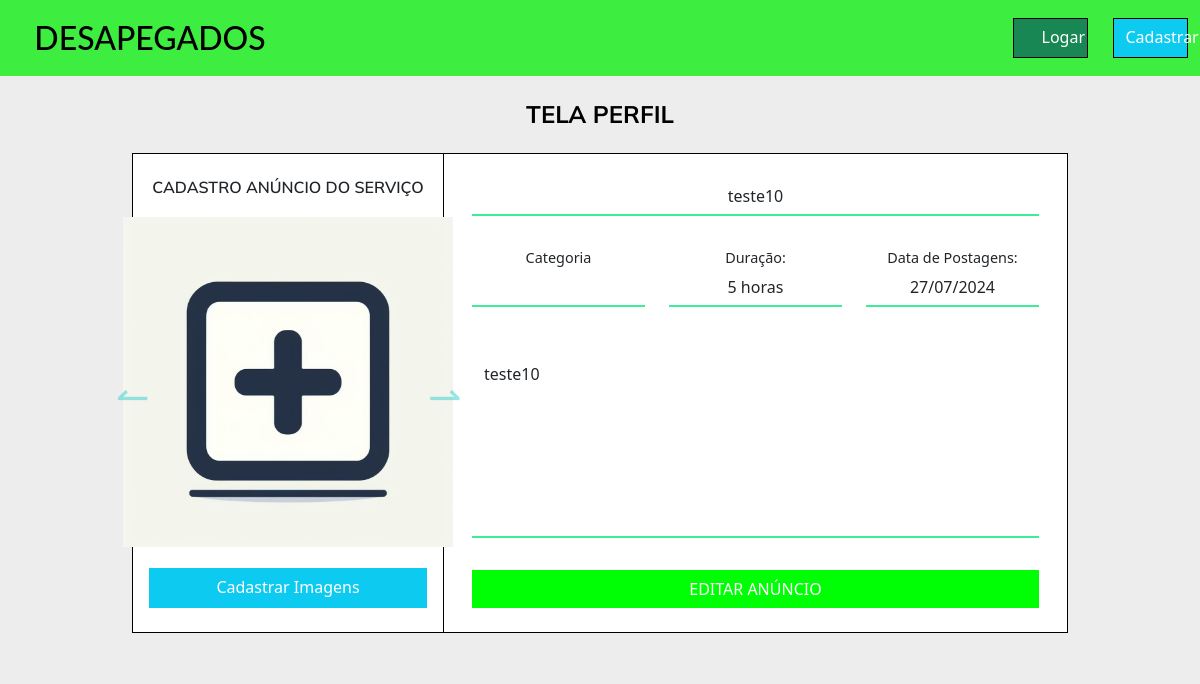
The app's page /pages/editarAnuncioServico.php?id_servico=21 with its own data.
### tables this page shows
CREATE TABLE `servicos` (
  `id_servico` int(10) UNSIGNED ZEROFILL NOT NULL COMMENT 'id do serviço',
  `nome_servico` varchar(255) DEFAULT NULL COMMENT 'nome do serviço',
  `descri_servico` text DEFAULT NULL COMMENT 'descrição do serviço',
  `fotos_servico` varchar(255) DEFAULT NULL COMMENT 'fotos do serviço',
  `id_categoria_servico` int(10) UNSIGNED DEFAULT NULL COMMENT 'id da categoria do servico',
  `duracao_servico` tinyint(3) DEFAULT NULL COMMENT 'duração do serviço',
  `data_postagem` date DEFAULT NULL COMMENT 'data da postagem do servico',
  `id_usuario` int(11) UNSIGNED ZEROFILL DEFAULT NULL
);

### config/consultasGerais.php (called while the page is built, shortened)
<?php
function carregarAnuncioServico($conn, $id_servico, $exibir_anunciante){
    $stmt = $conn->stmt_init();
    if($exibir_anunciante == true){
        $stmt = $conn->prepare("SELECT * FROM servicos sev INNER JOIN usuarios usu ON sev.id_usuario = usu.id_usuario WHERE sev.id_servico = ?");
    }else{
        $stmt = $conn->prepare("SELECT * FROM servicos WHERE id_servico = ?");
    }
    $stmt->bind_param("s", $id_servico);
    $stmt->execute();
    $result = $stmt->get_result();
    if ($result->num_rows > 0) {
        $row = $result->fetch_assoc();
        return $row;
    } else {
        return null;
    }
}
?>

### pages/editarAnuncioServico.php (the view, shortened to what this page needs)
<?php
require '../config/conexao.php';
require '../config/consultasGerais.php';
if(isset($_GET['id_servico'])){
  $dadosAnuncio = carregarAnuncioServico($conn, $_GET['id_servico'], false);
}
?>
<!doctype html>
<html lang="PT-BR">
  <head>
    <link href="https://cdn.jsdelivr.net/npm/bootstrap@5.3.3/dist/css/bootstrap.min.css" rel="stylesheet">
    <link rel="stylesheet" href="https://cdnjs.cloudflare.com/ajax/libs/font-awesome/4.7.0/css/font-awesome.min.css">
    <link rel="stylesheet" href="https://cdn.jsdelivr.net/npm/bootstrap-icons@1.11.3/font/bootstrap-icons.min.css">
    <link rel="stylesheet" href="../assets/styles/cadastrarAnuncioServico.css">
    <link rel="stylesheet" href="../assets/styles/headerLogado.css">
    <link rel="stylesheet" href="../assets/styles/headerDeslogado.css">
  </head>
  <body>
    <header>
      <?php
        if(isset($_SESSION['id_usuario']) && $_SESSION['id_usuario'] != ""){
          include_once '../components/headerLogado.php';
        }else{
          include_once '../components/headerDeslogado.php';
        }
      ?>
    </header>
    <section class="section m-0 p-4 d-flex justify-content-center align-items-center col-sm-12 d-flex flex-column">
      <div class="tituloPerfil d-flex justify-content-center col-sm-12">
        <h4>TELA PERFIL</h4>
      </div>
      <div class="container col-sm-10 mt-3 d-flex" style="height: 480px">
        <form id="formEditarAnuncio" class="d-flex col-12">
          <div class="containerEsquerda col-4 h-100 d-flex flex-column justify-content-between align-items-center ps-3 pe-3 p-4">
              <div class="tituloAnuncio col-12">
                  <h5 class="m-0 text-center">CADASTRO ANÚNCIO DO SERVIÇO</h5>
              </div>
              <div class="divPreviewImagens" style="width: 367px !important">
                <div id="carouselExample" class="carousel slide">
                  <div class="carousel-inner">
                    <div class="carousel-item active d-flex justify-content-center align-items-center">
                      <img src="../assets/imagens_padrao/addImage.jpg" height="330px">
                    </div>
                  </div>
                  <button class="carousel-control-prev" type="button" data-bs-target="#carouselExample" data-bs-slide="prev">
                    <span class="carousel-control-prev-icon" aria-hidden="true"></span>
                  </button>
                  <button class="carousel-control-next" type="button" data-bs-target="#carouselExample" data-bs-slide="next">
                    <span class="carousel-control-next-icon" aria-hidden="true"></span>
                  </button>
                </div>
              </div>
              <div class="divCadastrarImagens col-12">
                  <label for="iImagens" class="btn btn-info  editarPerfil w-100 text-white text-center pb-2 rounded-0">Cadastrar Imagens</label>
              </div>
          </div>
          <div class="containerDireita col-8 d-flex flex-column h-100 justify-content-between align-items-center ps-3 pe-3 p-4">
            <div class="row col-12">
              <div class="tituloAnuncio d-flex justify-content-center align-items-center col-12">
                <input type="text" class="form-control text-center" id="iNomeAnuncioServico" name="nNomeAnuncioServico" placeholder="Titulo do Anúncio..." value="<?php echo $dadosAnuncio['nome_servico']?>">
              </div>
            </div>
            <div class="row col-12 d-flex justify-content-between">
              <div class="categoriasServico d-flex flex-column justify-content-center align-items-center col-4">
                <label for="iCategoriaServico" >Categoria</label>
                <select type="text" class="form-control text-center disabledBackground" id="iCategoriaServico" name="nCategoriaServico">
                </select>
              </div>
              <div class="duracao d-flex flex-column justify-content-center align-items-center col-4">
                <label for="duracao">Duração:</label>
                <input type="text" class="form-control text-center" id="iDuracaoServico" name="nDuracaoServico" value="<?php echo strval($dadosAnuncio['duracao_servico']).' horas'?>">
              </div>
              <div class="postagem d-flex flex-column justify-content-center align-items-center col-4">
                <label for="postagem">Data de Postagens:</label>
                <input type="text" class="form-control text-center bg-transparent" id="iDataPostagemServico" name="nDataPostagemServico" value="<?php echo date('d/m/Y', strtotime($dadosAnuncio['data_postagem']))?>" disabled>
              </div>
            </div>
            <div class="row col-12">
              <div class="form-floating d-flex flex-column justify-content-center align-items-center col-12">
                <textarea class="form-control textarea" name="nDescricaoAnuncioServico" id="iDescricaoAnuncioServico" ><?php echo $dadosAnuncio['descri_servico'] ?></textarea>
              </div>
            </div>
            <div class="row col-12">
              <div class="form-floating d-flex justify-content-center align-items-center col-12">
                <button class="btn  col-12 rounded-0 cadastrarAnuncio"><p class="fs-9 m-0 text-white">EDITAR ANÚNCIO</p></button>
              </div>
            </div>
          </div>
        </form>
      </div>
    </section>
  </body>
</html>

### assets/styles/cadastrarAnuncioServico.css (style rules this page uses)
html { max-width: 1872px; height: 100%; }
body { height: 100%; width: 100%; background-color: rgb(237, 237, 237); }
h4 { color: rgb(0, 0, 0); font-family: 'Mulish', sans-serif; font-weight: 700; }
.section { background-color: rgb(237, 237, 237); }
.section .container .containerEsquerda { background-color: #FFFFFF; border-style: solid; border-bottom-width: 1px; border-bottom-color: black; border-left-width: 1px; border-left-color: black; border-top-width: 1px; border-top-color: black; border-right-width: 1px; border-right-color: black; }
.carousel-control-prev-icon, .carousel-control-next-icon { background-image: none; }
.carousel-control-next-icon:after { content: "\21C0"; font-size: 40px; color: #30cfcc; }
.carousel-control-prev-icon:after { content: "\21BC"; font-size: 40px; color: #30cfcc; }
.section .container .containerDireita { background-color: #FFFFFF; border-style: solid; border-bottom-width: 1px; border-bottom-color: black; border-right-width: 1px; border-right-color: black; border-top-width: 1px; border-top-color: black; border-left: none; }
.section .container .containerDireita label { font-size: 0.9em; }
.section .container .containerDireita .form-control { border-bottom: #3DED97; border-top: none; border-left: none; border-right: none; border-bottom-style: solid; border-bottom-width: 2px; border-radius: 0; }
.section .container .containerDireita .textarea { resize: none !important; height: 200px !important; }
.section .container .containerDireita .cadastrarAnuncio { background-color: #00ff04 !important; }

### assets/styles/headerLogado.css (style rules this page uses)
* { margin: 0; padding: 0; box-sizing: border-box; }
h5 { margin: 0; font-size: 16px; font-family: Arial, Helvetica, sans-serif; font-weight: 600; font-family: 'Mulish', sans-serif; }

### assets/styles/headerDeslogado.css (style rules this page uses)
* { margin: 0; padding: 0; box-sizing: border-box; }
h5 { margin: 0; font-size: 16px; font-family: Arial, Helvetica, sans-serif; font-weight: 600; font-family: 'Mulish', sans-serif; }

### records on screen
servicos: nNomeAnuncioServico "teste10", nDuracaoServico "5 horas", nDataPostagemServico "27/07/2024", nDescricaoAnuncioServico "teste10"
